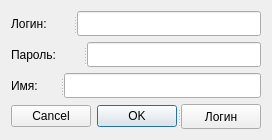
<?xml version="1.0" encoding="UTF-8"?>
<ui version="4.0">
 <class>RegistrationForm</class>
 <widget class="QWidget" name="RegistrationForm">
  <property name="geometry">
   <rect>
    <x>0</x>
    <y>0</y>
    <width>269</width>
    <height>140</height>
   </rect>
  </property>
  <property name="windowTitle">
   <string>Form</string>
  </property>
  <layout class="QVBoxLayout" name="verticalLayout">
   <item>
    <widget class="QSplitter" name="splitter">
     <property name="orientation">
      <enum>Qt::Horizontal</enum>
     </property>
     <widget class="QLabel" name="label">
      <property name="text">
       <string>Логин:</string>
      </property>
     </widget>
     <widget class="QLineEdit" name="loginEdit"/>
    </widget>
   </item>
   <item>
    <widget class="QSplitter" name="splitter_2">
     <property name="orientation">
      <enum>Qt::Horizontal</enum>
     </property>
     <widget class="QLabel" name="label_2">
      <property name="text">
       <string>Пароль:</string>
      </property>
     </widget>
     <widget class="QLineEdit" name="passEdit">
      <property name="text">
       <string/>
      </property>
      <property name="echoMode">
       <enum>QLineEdit::PasswordEchoOnEdit</enum>
      </property>
     </widget>
    </widget>
   </item>
   <item>
    <widget class="QSplitter" name="splitter_3">
     <property name="orientation">
      <enum>Qt::Horizontal</enum>
     </property>
     <widget class="QLabel" name="label_3">
      <property name="text">
       <string>Имя:</string>
      </property>
     </widget>
     <widget class="QLineEdit" name="nameEdit">
      <property name="text">
       <string/>
      </property>
     </widget>
    </widget>
   </item>
   <item>
    <widget class="QSplitter" name="splitter_4">
     <property name="orientation">
      <enum>Qt::Horizontal</enum>
     </property>
     <widget class="QDialogButtonBox" name="buttonBox">
      <property name="layoutDirection">
       <enum>Qt::RightToLeft</enum>
      </property>
      <property name="standardButtons">
       <set>QDialogButtonBox::Cancel|QDialogButtonBox::Ok</set>
      </property>
     </widget>
     <widget class="QPushButton" name="loginFormBtn">
      <property name="text">
       <string>Логин</string>
      </property>
     </widget>
    </widget>
   </item>
  </layout>
 </widget>
 <resources/>
 <connections/>
</ui>
